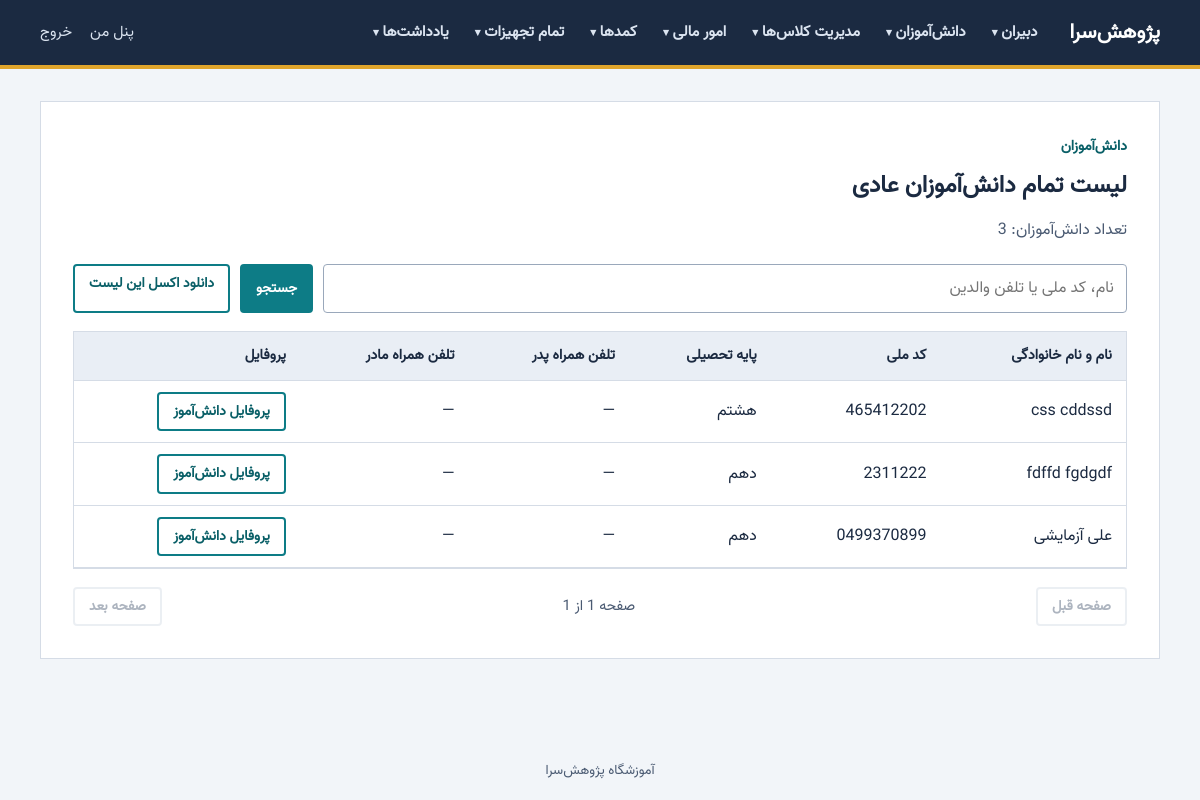
Page /admin/students/list-regular (signed in) on the committed database.
### models.py (models this page shows, shortened)
class Students(db.Model):
    id = db.Column(db.Integer, primary_key=True)
    first_name = db.Column(db.Text)
    last_name = db.Column(db.Text)
    date_of_birth = db.Column(db.Text)
    national_id_number = db.Column(db.Text)
    grade_level = db.Column(db.Text)
    shad_number = db.Column(db.Text)
    field_of_study = db.Column(db.Text)
    school_name = db.Column(db.Text)
    father_name = db.Column(db.Text)
    mother_name_and_last_name = db.Column(db.Text)
    father_number = db.Column(db.Text)
    mother_number = db.Column(db.Text)
    father_job = db.Column(db.Text)
    mother_job = db.Column(db.Text)
    father_educational_qualification = db.Column(db.Text)
    mother_educational_qualification = db.Column(db.Text)
    registration_date = db.Column(db.Text)
    address = db.Column(db.Text)
    type = db.Column(db.Text)
    note = db.Column(db.Text)
    password = db.Column(db.Text)
    face_photo = db.Column(db.Text)
    birth_certificate_photo = db.Column(db.Text)

### app.py (the view)
@app.route("/admin/students/list-regular")
@login_required
@role_required("admin")
def students_regular():
    return render_student_list("عادی")

### app.py (called while the page is built)
def clean(value, max_len=100):
    text = (value or "").translate(_INVISIBLE).strip().translate(_DIGITS)
    return text[:max_len]

def clean_text(value, max_len=50):
    text = (value or "").replace("ي", "ی").replace("ك", "ک")
    return re.sub(r"\s+", " ", text.strip())[:max_len]

def login_required(view):
    @wraps(view)
    def wrapper(*args, **kwargs):
        if "user_id" not in session:
            flash("برای ادامه ابتدا وارد شوید.", "error")
            return redirect(url_for("login"))
        return view(*args, **kwargs)
    return wrapper

def role_required(*roles):
    def decorator(view):
        @wraps(view)
        def wrapper(*args, **kwargs):
            if session.get("role") not in roles:
                abort(403)
            return view(*args, **kwargs)
        return wrapper
    return decorator

def get_csrf_token():
    if "csrf" not in session:
        session["csrf"] = secrets.token_hex(32)
    return session["csrf"]

def site_url():
    return os.environ.get("SITE_URL", "").rstrip("/") or request.url_root.rstrip("/")

@app.context_processor
def inject_nav_menu():
    role = session.get("role")
    if role == "admin":
        menu, endpoint = ADMIN_MENU, "admin_page"
    elif role in USER_MENUS:
        menu, endpoint = USER_MENUS[role], "panel_page"
    else:
        return {"nav_menu": []}
    nav = []
    for sec in menu:
        if sec.get("link"):
            nav.append({"title": sec["title"], "href": url_for(sec["link"])})
        else:
            nav.append({
                "title": sec["title"],
                "items": [(url_for(endpoint, section=sec["key"], item=key), title)
                          for key, title in sec["items"]],
            })
    return {"nav_menu": nav}

@app.before_request
def csrf_protect():
    if request.method == "POST":
        sent = request.form.get("csrf_token", "")
        real = session.get("csrf", "")
        if not real or not hmac.compare_digest(sent, real):
            abort(400)

def format_jalali(jy, jm, jd):
    return f"{jy:04d}/{jm:02d}/{jd:02d}"

def now_text():
    now = datetime.now(IRAN_TZ)
    return f"{format_jalali(*gregorian_to_jalali(now.year, now.month, now.day))} {now.hour:02d}:{now.minute:02d}"

### templates/students_regular.html (shortened to what this page needs)
{% extends "students_list_base.html" %}
{% block heading %}لیست تمام دانش‌آموزان عادی{% endblock %}

### templates/students_list_base.html (shortened to what this page needs)
{% extends "base.html" %}
{% block content %}
<section class="card wide">
    <p class="crumb">دانش‌آموزان</p>
    <h1>{% block heading %}{% endblock %}</h1>
    <p class="lead">تعداد دانش‌آموزان{% if q %} (نتیجه جستجو){% endif %}: {{ total }}</p>
    <form class="toolbar" method="get" action="{{ url_for(list_endpoint) }}" role="search">
        <input id="q" name="q" type="search" value="{{ q }}" maxlength="60"
               placeholder="نام، کد ملی یا تلفن والدین">
        <button class="btn primary small" type="submit">جستجو</button>
        <a class="btn ghost small export-link" href="{{ url_for('students_export_excel_type', kind=export_kind) }}">دانلود اکسل این لیست</a>
    </form>
    <div class="table-wrap">
        <table class="table">
            <thead>
                <tr>
                    <th scope="col">نام و نام خانوادگی</th>
                    <th scope="col">کد ملی</th>
                    <th scope="col">پایه تحصیلی</th>
                    <th scope="col">تلفن همراه پدر</th>
                    <th scope="col">تلفن همراه مادر</th>
                    <th scope="col">پروفایل</th>
                </tr>
            </thead>
            <tbody>
                {% for s in students %}
                <tr>
                    <td>{{ s.first_name }} {{ s.last_name }}</td>
                    <td dir="ltr">{{ s.national_id_number or '—' }}</td>
                    <td>{{ s.grade_level or '—' }}</td>
                    <td dir="ltr">{{ s.father_number or '—' }}</td>
                    <td dir="ltr">{{ s.mother_number or '—' }}</td>
                    <td>
                        <a class="btn ghost small" href="{{ url_for('student_profile', student_id=s.id) }}">پروفایل دانش‌آموز</a>
                    </td>
                </tr>
                {% else %}
                <tr><td colspan="6" class="empty">دانش‌آموزی پیدا نشد.</td></tr>
                {% endfor %}
            </tbody>
        </table>
    </div>
    <nav class="pager" aria-label="صفحه‌بندی">
        {% if pagination.has_prev %}
        <a class="btn ghost small" href="{{ url_for(list_endpoint, page=pagination.prev_num, q=q or None) }}">صفحه قبل</a>
        {% else %}
        <span class="btn ghost small disabled" aria-disabled="true">صفحه قبل</span>
        {% endif %}
        <span class="pager-info">صفحه {{ pagination.page }} از {{ pages }}</span>
        {% if pagination.has_next %}
        <a class="btn ghost small" href="{{ url_for(list_endpoint, page=pagination.next_num, q=q or None) }}">صفحه بعد</a>
        {% else %}
        <span class="btn ghost small disabled" aria-disabled="true">صفحه بعد</span>
        {% endif %}
    </nav>
</section>
{% endblock %}

### static/style/style.css (style rules this page uses)
* { margin: 0; padding: 0; box-sizing: border-box; font-family: 'Vazir', Tahoma, sans-serif; text-align: right; }
:root { --ink: #1b2a41; --ink-soft: #4a5a72; --paper: #f2f5f9; --surface: #ffffff; --line: #d5dce6; --teal: #0d7c86; --teal-dark: #095f67; --gold: #e0a52c; --danger: #b3261e; --danger-bg: #fbeaea; --ok: #17703f; --ok-bg: #e6f4ec; }
html, body { height: 100%; }
body { margin: 0; display: flex; flex-direction: column; min-height: 100vh; font-family: Vazirmatn, "IRANSans", Tahoma, "Segoe UI", sans-serif; font-size: 16px; line-height: 1.8; color: var(--ink); background: var(--paper); }
a { color: var(--teal-dark); }
.btn { display: inline-block; padding: 10px 22px; border: 2px solid var(--teal); border-radius: 4px; font: inherit; font-weight: 600; text-align: center; text-decoration: none; cursor: pointer; }
.btn.primary { background: var(--teal); color: #fff; }
.btn.ghost { background: transparent; color: var(--teal-dark); }
.card { background: var(--surface); border: 1px solid var(--line); padding: 32px; }
.card h1 { margin: 0 0 8px; font-size: 1.5rem; }
.lead { color: var(--ink-soft); margin: 0 0 20px; }
.crumb { margin: 0 0 4px; color: var(--teal-dark); font-size: 0.9rem; font-weight: 600; }
.card.wide { max-width: none; }
.btn.small { padding: 5px 14px; font-size: 0.88rem; }
.btn.disabled { opacity: 0.45; cursor: not-allowed; border-color: var(--line); color: var(--ink-soft); }
.toolbar { display: flex; gap: 10px; margin-bottom: 18px; }
.toolbar input { flex: 1; padding: 9px 12px; font: inherit; border: 1px solid #9aa8bb; border-radius: 4px; background: #fff; }
.table-wrap { overflow-x: auto; border: 1px solid var(--line); }
.table { width: 100%; border-collapse: collapse; background: var(--surface); }
.table th, .table td { padding: 11px 14px; border-bottom: 1px solid var(--line); white-space: nowrap; }
.table thead th { background: #e9eef5; font-size: 0.9rem; }
.table td[dir="ltr"] { text-align: right; }
.pager { display: flex; align-items: center; justify-content: space-between; gap: 12px; margin-top: 18px; }
.pager-info { color: var(--ink-soft); font-size: 0.92rem; }
.table a { color: var(--teal-dark); }
.table a.btn.ghost { color: var(--teal-dark); }
.toolbar .export-link { margin-inline-start: auto; white-space: nowrap; }

### rows in the picture
Students: first_name "css", last_name "cddssd", national_id_number "465412202", grade_level "هشتم", father_number "—", mother_number "—"
Students: first_name "fdffd", last_name "fgdgdf", national_id_number "2311222", grade_level "دهم", father_number "—", mother_number "—"
Students: first_name "علی", last_name "آزمایشی", national_id_number "0499370899", grade_level "دهم", father_number "—", mother_number "—"

### other values in the picture
{{ sec.title }} "دبیران" "دانش‌آموزان" "مدیریت کلاس‌ها" "امور مالی" "کمدها" "تمام تجهیزات" "یادداشت‌ها"
{{ total }} "3"
{{ pages }} "1"
